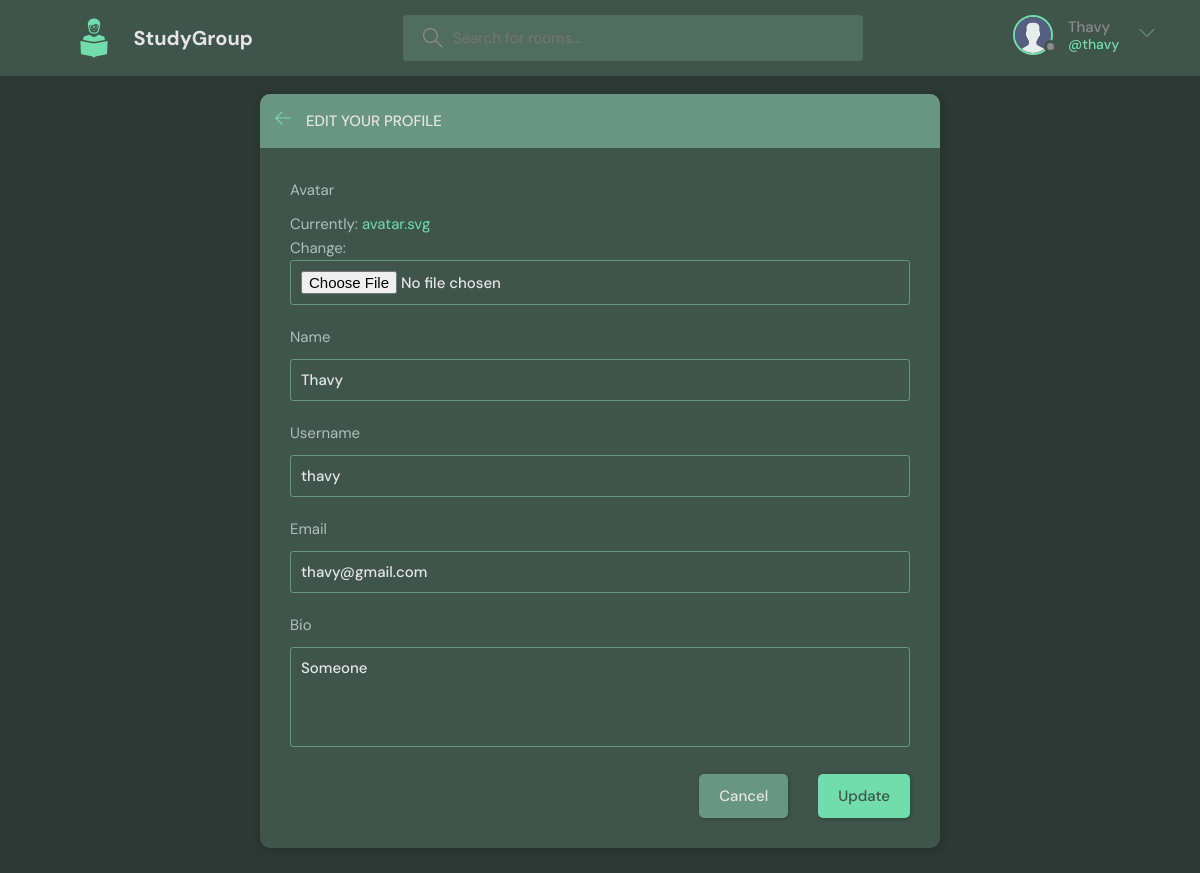
Page /update-user/ (signed in) on the earlier database version.
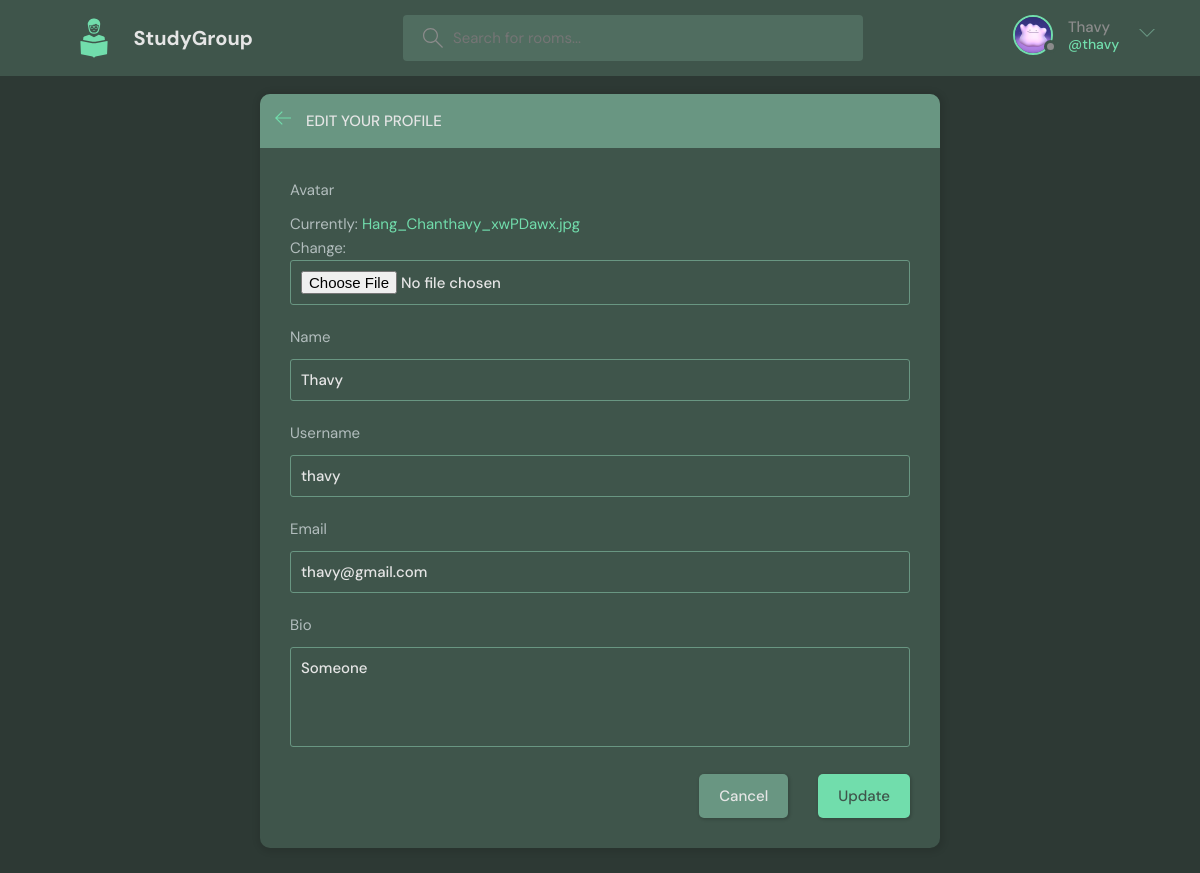
Same page on the later database version.
### base/models.py (models this page shows)
class User(AbstractUser):
    name = models.CharField(max_length=200, null=True)
    email = models.EmailField(unique=True, null=True)
    bio = models.TextField(null=True)
    avatar = models.ImageField(null=True, default="avatar.svg")
    USERNAME_FIELD = 'email'
    REQUIRED_FIELDS = []

### base/views.py (the view)
# urls.py: path('update-user/', views.update_user, name="update-user"),
@login_required(login_url='login')
def update_user(request):
    user = request.user
    form = UserForm(instance=user)
    if request.method == "POST":
        form = UserForm(request.POST, request.FILES, instance=user)
        if form.is_valid():
            form.save()
            return redirect('user-profile', pk=user.id)
    return render(request, 'base/update-user.html', {'form': form})

### base/forms.py
class UserForm(ModelForm):
    class Meta:
        model = User
        fields = ['avatar', 'name', 'username', 'email', 'bio']

### base/templates/base/update-user.html (shortened to what this page needs)
{% extends 'main.html' %}
{% block content %}
<main class="update-account layout">
    <div class="container">
        <div class="layout__box">
            <div class="layout__boxHeader">
                <div class="layout__boxTitle">
                    <a href="{{request.META.HTTP_REFERER}}">
                        <svg version="1.1" xmlns="http://www.w3.org/2000/svg" width="32" height="32"
                            viewBox="0 0 32 32">
                            <title>arrow-left</title>
                            <path
                                d="M13.723 2.286l-13.723 13.714 13.719 13.714 1.616-1.611-10.96-10.96h27.625v-2.286h-27.625l10.965-10.965-1.616-1.607z">
                            </path>
                        </svg>
                    </a>
                    <h3>Edit your profile</h3>
                </div>
            </div>
            <div class="layout__body">
                <form class="form" action="" method="POST" enctype="multipart/form-data">
                  {% for field in form %}
                    <div class="form__group">
                        <label for="profile_pic">{{field.label}}</label>
                        {{field}}
                    </div>
                  {% endfor %}
                    <div class="form__action">
                        <a class="btn btn--dark" href="{% url 'user-profile' user.id %}">Cancel</a>
                        <button class="btn btn--main" type="submit">Update</button>
                    </div>
                </form>
            </div>
        </div>
    </div>
</main>
{% endblock content %}

### templates/navbar.html (shortened to what this page needs)
{% load static %}
<div class="navbar__space">
</div>
  <header class="header header--loggedIn">
    <div class="container">
      <a href="{% url 'home' %}" class="header__logo">
        <img src="{% static 'images/logo.svg' %}" />
        <h1>StudyGroup</h1>
      </a>
      {% if not '/login/' in request.path and not '/register/' in request.path %}
      <form class="header__search" method="GET" action="{% url 'home' %}">
        <label>
          <input name="q" placeholder="Search for rooms..." />
        </label>
      </form>
      {% endif %}
      <nav class="header__menu">
        {% if request.user.is_authenticated %}
        <div class="header__user">
          <a href="{% url 'user-profile' request.user.id %}">
            <div class="avatar avatar--medium">
              <img src="{{request.user.avatar.url}}" />
            </div>
            <p>{{request.user.name}} <span>@{{request.user.username}}</span></p>
          </a>
          <button class="dropdown-button">
            <svg
              version="1.1"
              xmlns="http://www.w3.org/2000/svg"
              width="32"
              height="32"
              viewBox="0 0 32 32"
            >
              <title>chevron-down</title>
              <path d="M16 21l-13-13h-3l16 16 16-16h-3l-13 13z"></path>
            </svg>
          </button>
        </div>
        {% else %}
        <a href="{% url 'login' %}">
            <img src="{% static 'images/avatar.svg' %}" />
            <p>Login</p>
          </a>
          {% endif %}
      </nav>
    </div>
  </header>

Differences in the rows shown:
changed User "Thavy": user.avatar: picture added in place of a placeholder
Other differences:
text no longer shown: "Currently: avatar.svg Change:"
text now shown: "Currently: Hang_Chanthavy_xwPDawx.jpg Change:"
